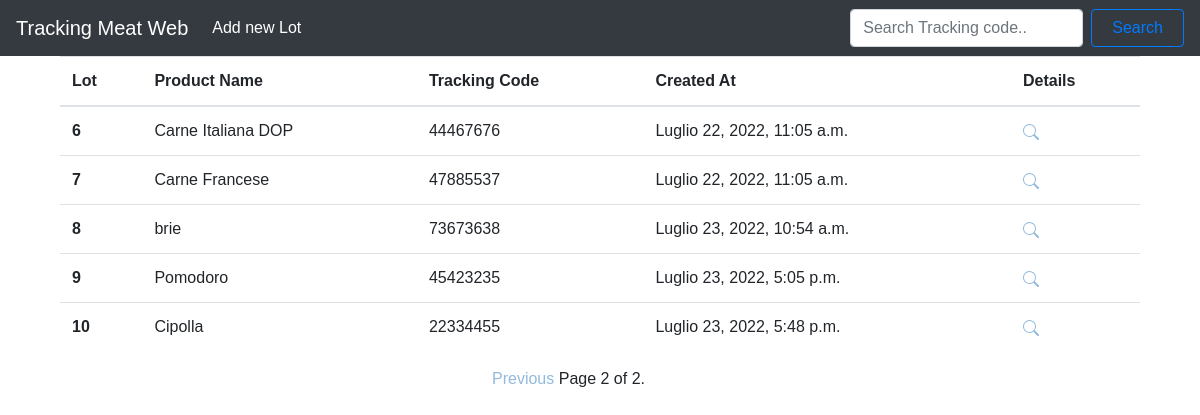
The page /home/?page=2 (signed in) on the database its author committed.
### trackingPlatform/models.py (models this page shows, shortened)
class Lot(models.Model):
    created_by = models.ForeignKey(settings.AUTH_USER_MODEL, on_delete=models.DO_NOTHING)
    product_name = models.CharField(max_length=200)
    description = models.TextField()
    created_at = models.DateTimeField(default=timezone.now())
    track_code = models.CharField(max_length=8, default=None, null=True)
    txId = models.CharField(max_length=32, default=None, null=True)

### trackingPlatform/views.py (the view)
# urls.py: path('home/', home, name='home'),
def home(request):
    search = request.POST.get('search')
    if request.user.is_authenticated:
        if search == '' or search is None:
            lots_obj = Lot.objects.all()
            paginator = Paginator(lots_obj, 5)
            page = request.GET.get('page')
            try:
                lots = paginator.page(page)
            except PageNotAnInteger:
                lots = paginator.page(1)
            except EmptyPage:
                lots = paginator.page(paginator.num_pages)
        else:
            lots_obj = Lot.objects.filter(track_code=search)
            paginator = Paginator(lots_obj, 1)
            page = 1
            lots = paginator.page(page)
        return render(request, 'trackingPlatform/home.html', {'lots': lots, 'page': page})
    return render(request, 'trackingPlatform/login.html')

### trackingPlatform/templates/trackingPlatform/home.html (shortened to what this page needs)
{% extends 'trackingPlatform/base.html' %}
{% block content %}
<table class="table">
  <thead>
    <tr>
      <th scope="col">Lot</th>
      <th scope="col">Product Name</th>
      <th scope="col">Tracking Code</th>
      <th scope="col">Created At</th>
      <th scope="col">Details</th>
    </tr>
  </thead>
  <tbody>
  {% for lot in lots %}
    <tr>
      <th scope="row">{{lot.pk}}</th>
      <td class="field">{{lot.product_name}}</td>
      <td class="field">{{lot.track_code}}</td>
      <td class="field">{{lot.created_at}}</td>
      <td class="field"><a href="{% url 'lot_details' pk=lot.pk %}" class="top-menu">
        </a></td>
    </tr>
  {% endfor %}
  </tbody>
</table>
<div class="pagination">
 <span class="step-links">
   {% if lots.has_previous %}
     <a href="?page={{ lots.previous_page_number }}">Previous</a>
   {% endif %}
   <span class="current">
     Page {{ lots.number }} of {{ lots.paginator.num_pages }}.
   </span>
 </span>
</div>
{% endblock %}

### trackingPlatform/static/css/trackingPlatform.css (style rules this page uses)
body { font-family: "Poppins", sans-serif; height: 100vh; }
a { color: #92badd; display:inline-block; text-decoration: none; font-weight: 400; }
.table { max-width:90%; margin-left: auto; margin-right: auto; }
.col-6, .field { -moz-hyphens:auto; -ms-hyphens:auto; -webkit-hyphens:auto; hyphens:auto; word-wrap:break-word; margin-left: -6px; }
.pagination { margin: auto; width: 18%; }

### rows shown on the page
Lot: pk "6", product_name "Carne Italiana DOP", track_code "44467676", created_at "Luglio 22, 2022, 11:05 a.m."
Lot: pk "7", product_name "Carne Francese", track_code "47885537", created_at "Luglio 22, 2022, 11:05 a.m."
Lot: pk "8", product_name "brie", track_code "73673638", created_at "Luglio 23, 2022, 10:54 a.m."
Lot: pk "9", product_name "Pomodoro", track_code "45423235", created_at "Luglio 23, 2022, 5:05 p.m."
Lot: pk "10", product_name "Cipolla", track_code "22334455", created_at "Luglio 23, 2022, 5:48 p.m."

### other values the page prints
{{ lots.number }} "2"
{{ lots.paginator.num_pages }} "2"
